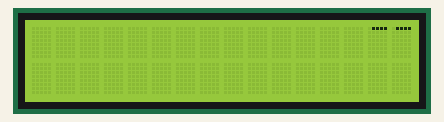
Recording of a sketch running on a simulated Arduino Uno, built with avr-gcc and run on an emulated ATmega328P. Parts: 16×2 character LCD. What the sketch prints to the serial monitor is not drawn.

Above: at 5.22 s.

The sketch:

custom_image.ino
```cpp
#include <LiquidCrystal.h>
#define BUF_SIZE 33

char *int2bin(int a, char *buffer, int buf_size)
{
    buffer += (buf_size - 1);

    for (int i = 31; i >= 0; i--)
    {
        *buffer-- = (a & 1) + '0';

        a >>= 1;
    }

    return buffer;
}
class Display
{
private:
    int longsz = 32;
    char str[30];
    byte getByteRow(int x, int y)
    {
        byte bits;
        int cutoff = longsz - 5;
        int i = x / longsz;
        int shft = x % longsz;
        if (shft > cutoff && i < 2)
            bits = (scrn[y][i + 1] << 8 - shft) | (scrn[y][i] >> shft);
        else
            bits = scrn[y][i] >> shft;
        return bits;
    }
    byte *getByteScreen(int col, int row)
    {
        static byte byteSrcn[8];
        int x = col * 6, y = row * 9;
        for (int i = 0; i < 1 /*8*/; i++)
        {
            byteSrcn[i] = getByteRow(x, y + i);
            // Serial.println(byteSrcn[i]);
        }

        return byteSrcn;
    }

public:
    unsigned long int scrn[17][3];
    LiquidCrystal lcd;

    Display(
        int rs = 7, int en = 8, int d4 = 9,
        int d5 = 10, int d6 = 12, int d7 = 13)
        : lcd(rs, en, d4, d5, d6, d7)
    {
    }
    void begin()
    {
        lcd.begin(16, 2);
    }
    void point(int x, int y)
    {
        // char buffer[BUF_SIZE];
        // buffer[BUF_SIZE - 1] = '\0';
        // int2bin(scrn[y][x / longsz], buffer, BUF_SIZE - 1);
        // Serial.println("int: ");
        // Serial.println(buffer);
        scrn[y][x / longsz] |= (1u << x % longsz);
        // scrn[y] |= (1u << x);
    }
    void line(int x1, int y1, int x2, int y2)
    {
        int center[2] = {0, 0};
        int edge[2] = {x2 - x1, y2 - y1};
        int tmp[2];
        float recalcEdge[2];
        int nextEdge[2];
        char str[50];
        float minDist;
        float tmpDist;
        point(edge[0] + x1, edge[1] + y1);
        while (edge[0] != 0 || edge[1] != 0)
        {
            minDist = 100;
            for (int j = -1; j <= 1; j++)
            {
                for (int i = -1; i <= 1; i++)
                {
                    if (i == 0 && j == 0)
                    {
                        continue;
                    }
                    tmp[0] = edge[0] + i;
                    tmp[1] = edge[1] + j;
                    tmpDist = sq(tmp[1]) + sq(tmp[0]);
                    if (abs(i) == abs(j))
                    {
                        recalcEdge[0] = (float)edge[0] + (float)i / sqrt(2);
                        recalcEdge[1] = (float)edge[1] + (float)j / sqrt(2);

                        tmpDist = sq(recalcEdge[1]) + sq(recalcEdge[0]);
                    }
                    if (tmpDist < minDist)
                    {
                        minDist = tmpDist;
                        nextEdge[0] = tmp[0];
                        nextEdge[1] = tmp[1];
                    }
                }
            }
            edge[0] = nextEdge[0];
            edge[1] = nextEdge[1];
            point(edge[0] + x1, edge[1] + y1);
        }
    }
    void circle(int x, int y, int dist)
    {
        char str[30];
        Serial.println("Start");
        for (float rad = 0; rad < 6.3; rad = rad + 0.4)
        {
            int rx = round((float)dist * cos(rad));
            int ry = round((float)dist * sin(rad));
            point(rx + x, ry + y);
            delay(10);
        }
    }
    void draw()
    {
        byte *srn;
        for (int j = 0; j < 1; j++)
        {
            for (int i = 0; i < 2; i++)
            {
                srn = getByteScreen(i, j);
                char buffer[BUF_SIZE];
                buffer[BUF_SIZE - 1] = '\0';
                int2bin(srn[0], buffer, BUF_SIZE - 1);
                Serial.print(i);
                Serial.print(" : ");
                Serial.println(buffer);
                lcd.createChar(1, srn);
                delay(100);
                lcd.setCursor(15 - i, j);
                delay(100);
                lcd.write(1);
                delay(100);
            }
        }
        // lcd.createChar(1, scrn);
        // lcd.setCursor(0, 0);
        // lcd.write(1);
    }
    void clr()
    {
        for (int j = 0; j < 17; j++)
        {
            for (int i = 0; i < 3; i++)
            {
                scrn[j][i] = 0;
            }
        }
    }
};
// initialize the library by associating any needed LCD interface pin
// with the arduino pin number it is connected to
const int rs = 7, en = 8, d4 = 9, d5 = 10, d6 = 12, d7 = 13;
// LiquidCrystal lccd(rs, en, d4, d5, d6, d7);
Display disp(rs, en, d4, d5, d6, d7);

void setup()
{
    disp.begin();
    Serial.begin(9600);
    delay(200);
}

void loop()
{

    for (int i = 0; i < 9; i++)
    {
        disp.point(i, 0);
        disp.draw();
        // Serial.println(disp.scrn[0][0]);
        delay(1000);
    }
    disp.clr();
}
```
